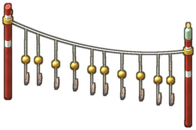
#> input picture src/art/bay/giang4.webp, 196 x 130 px, given in place of tau0.webp, which was not available
$ python tau_bong.py ../../art/bay
#> lines starting #> are read from the running program, lines starting #| are printed output that depends on the picture
# bóng mờ tàu dừa (Link 11-23 "làm bóng mờ lại"): alpha tàu -> thu 1/6 -> Gaussian blur -> tau_s0/tau_s1.webp
# ảnh trắng, alpha = bóng; game tô màu SHC + alpha thấp. PAD (px ảnh gốc) mỗi bên.
import sys, os
from PIL import Image, ImageFilter
D = sys.argv[1] if len(sys.argv) > 1 else "oaq/ui/img/oq"
PAD, F, R = 60, 6, 4.0
for v in (0, 1):
	im = Image.open(os.path.join(D, "tau%d.webp" % v)).convert("RGBA")
#> im is the input picture: PIL image 196x130 RGBA; mean R, G, B, A 125.5, 38.1, 30.2, 45.6
	w, h = im.size
#> w = 196; h = 130
	a = Image.new("L", (w + PAD * 2, h + PAD * 2), 0)
#> a: PIL image 316x250 L; every value is 0
	a.paste(im.getchannel("A"), (PAD, PAD))
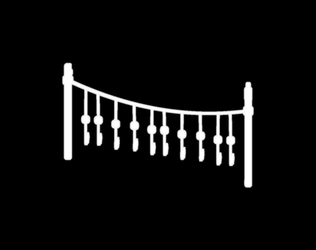
#> a: PIL image 316x250 L; min 0, max 255, mean 14.7
	s = a.resize(((w + PAD * 2) // F, (h + PAD * 2) // F), Image.BOX).filter(ImageFilter.GaussianBlur(R))
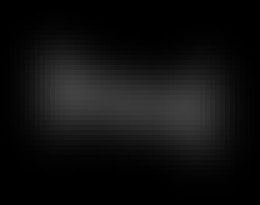
#> s: PIL image 52x41 L (shown 5 times larger); min 0, max 65, mean 14.7
	s = s.point(lambda x: min(255, int(x * 1.15)))
	out = Image.merge("RGBA", (Image.new("L", s.size, 255),) * 3 + (s,))
	out.save(os.path.join(D, "tau_s%d.webp" % v), "WEBP", lossless=True)
	print(v, s.size)
#| 0 (52, 41)
#> pass 2 of the loop `for v in (0, 1):`:
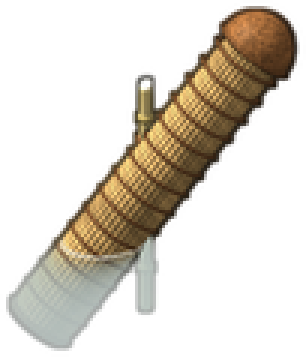
#> input picture src/art/bay/lop2_w.webp, 102 x 119 px, given in place of tau1.webp, which was not available (shown 3 times larger)
#> im is the input picture: PIL image 102x119 RGBA; mean R, G, B, A 39.4, 36, 25.3, 65.9
#> `a.paste(im.getchannel("A"), (PAD, PAD))`:
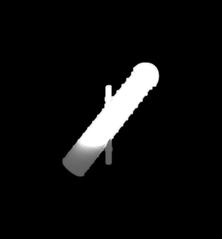
#> a: PIL image 222x239 L; min 0, max 255, mean 15.1
#> `s = a.resize(((w + PAD * 2) // F, (h + PAD * 2) // F), Image.BOX).filt..`:
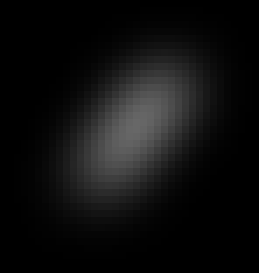
#> s: PIL image 37x39 L (shown 7 times larger); min 0, max 103, mean 15
#> out: PIL image 37x39 RGBA
#| 1 (37, 39)
